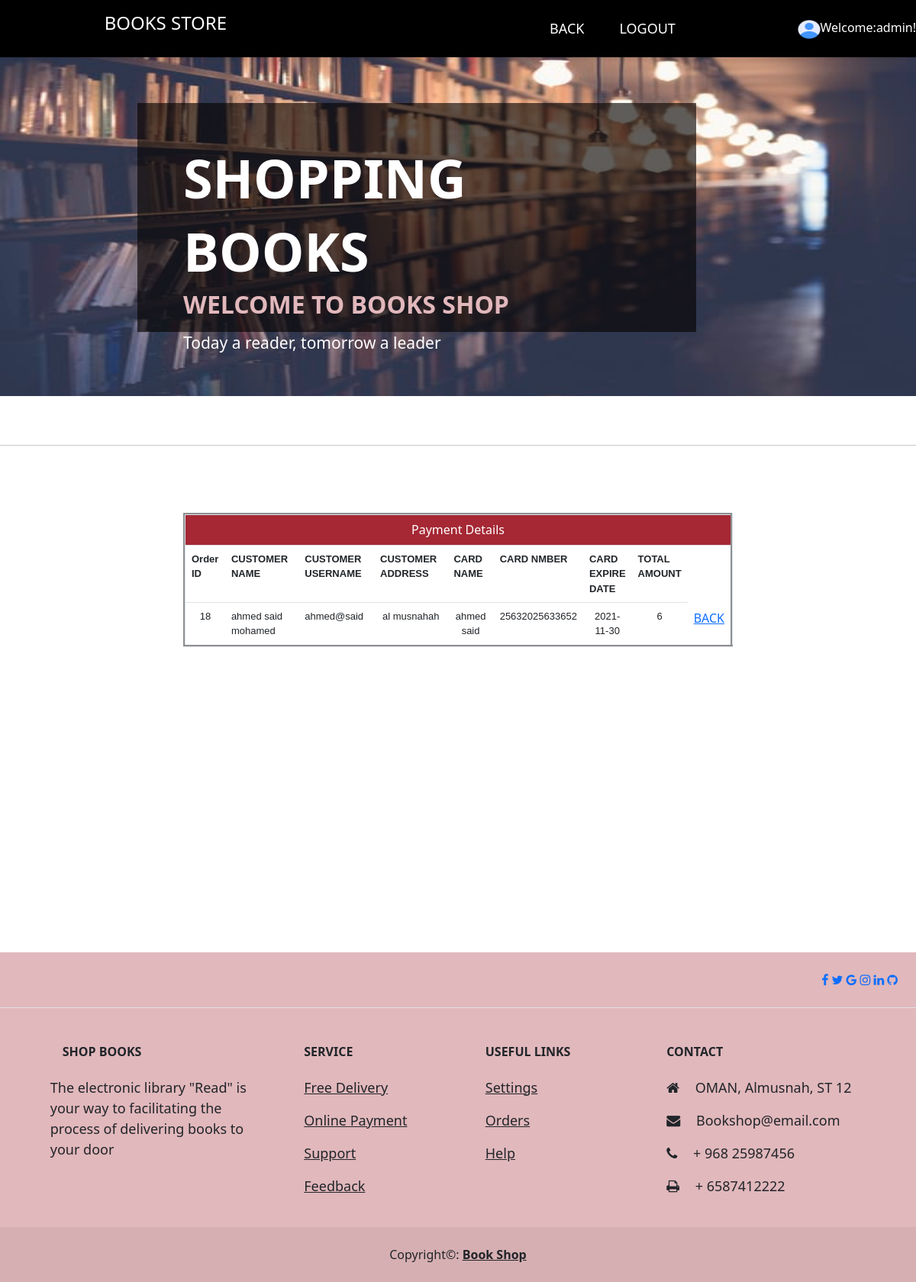
/PaymentDetails.php?cusername=ahmed@said&&orid=18 (signed in), run on the app's committed database.
### tables this page shows
CREATE TABLE IF NOT EXISTS `tbcustomer` (
  `cid` int(8) NOT NULL AUTO_INCREMENT,
  `cname` varchar(75) NOT NULL,
  `cusername` varchar(30) NOT NULL,
  `cemail` varchar(50) NOT NULL,
  `cphone` int(8) NOT NULL,
  `cgender` varchar(6) NOT NULL,
  `caddress` varchar(50) NOT NULL,
  `cseq` text NOT NULL,
  `cans` varchar(75) NOT NULL,
  `cpassword` varchar(8) NOT NULL,
  `repassword` varchar(8) NOT NULL,
  `brithdate` date NOT NULL,
  PRIMARY KEY (`cid`)
);

CREATE TABLE IF NOT EXISTS `tblbill` (
  `bill_id` int(8) NOT NULL AUTO_INCREMENT,
  `cardname` varchar(50) NOT NULL,
  `cardnum` varchar(20) NOT NULL,
  `dateexp` date NOT NULL,
  `sequritycode` int(4) NOT NULL,
  `cusername` varchar(50) NOT NULL,
  `orderid` int(8) NOT NULL,
  `totalamount` double NOT NULL,
  PRIMARY KEY (`bill_id`)
);

### PaymentDetails.php (the view, shortened to what this page needs)
<!DOCTYPE html PUBLIC "-//W3C//DTD XHTML 1.0 Transitional//EN" "http://www.w3.org/TR/xhtml1/DTD/xhtml1-transitional.dtd">
<html xmlns="http://www.w3.org/1999/xhtml">
<head>
<link rel="stylesheet" href="https://cdnjs.cloudflare.com/ajax/libs/font-awesome/4.7.0/css/font-awesome.min.css">
<link href="style.css" rel="stylesheet" type="text/css">
<link href="bootstrap-5.1.0-dist/bootstrap-icons/bootstrap-icons.css" rel="stylesheet">
  <link href="bootstrap-5.1.0-dist/glightbox/css/glightbox.min.css" rel="stylesheet">
<link href="bootstrap-5.1.0-dist/css/bootstrap.css" rel="stylesheet" type="text/css">
<link href="https://cdnjs.cloudflare.com/ajax/libs/font-awesome/4.7.0/css/font-awesome.min.css" rel="stylesheet">
</head>
<body>
 <nav class="navbar navbar-expand-lg navbar-black bg-black py-3 shadow-sm bg-transparent-black fixed-top"> <a href="#" class="navbar-brand font-weight-bold d-block d-lg-none"></a>
    <div id="navbarContent" class="collapse navbar-collapse">
        <ul class="navbar-nav mx-auto">
          <h4 class="logo" style="color: #FFFFFF">BOOKS STORE</h4>
            <li class="nav-item dropdown megamenu">
		<a id="megamneu" href="AdminHomepage.php" data-toggle="dropdown" aria-haspopup="true" aria-expanded="false" class="nav-link  font-weight-bold text-uppercase ">BACK</a></li>
		<li class="nav-item"><a href="logout.php" class="nav-link font-weight-bold text-uppercase">LOGOUT</a></li>
         </ul>
      <div><img src="image/profile-user.png" height="25px" width="30px"><span class="auto-style3"><span class="text-white">Welcome:<?php
			$username= $_SESSION['txtuser'];
	include ("connect.php");
	$qryname = "select * from  tbadmin where username='$username' ";
	$result = mysqli_query($con,$qryname);
	while($rows = mysqli_fetch_assoc($result))
	{ $namee=$rows['aname'];
}
	echo $namee. "!";
	?>
	</span><span class="auto-style1"></img></span></span></div>
</nav>
                <div class="carousel-inner" style="left: 0px; top: 0px; height: 519px">
               <div class="carousel-item active">
                  <img class="d-block w-100" src="image/download.jpg" alt="slider_img" height="543">
                  <div class="ovarlay_slide_cont" style="left: 0; top: 135px; height: 300px; width: 61%">
                     <h2>SHOPPING BOOKS</h2>
                     <h4>WELCOME TO  BOOKS SHOP</h4>
                     <p>Today a reader, tomorrow a leader</p>
                  </div>
               </div>
                </div>
                <br/>
                <br/>
                <hr><br>
     <form   method="post" id="form2"   name="form2"  onsubmit="return validate(this);"  enctype="multipart/form-data"  action="customerpage.php">
				 <span class="auto-style2">
<?php
 include('connect.php');
$orid=$_GET['orid'];
$q= "Select * from tbcustomer a,tblbill b where b.orderid='$orid' and  a.cusername=b.cusername  ";
$r=mysqli_query($con,$q);
echo "<br>";
		echo "<table  id='productSizes' class='table' border='3'  style='width:60%;' align=center  cellspacing=2>";
	echo "<tr>";
	echo "<br>";
	echo "<tr bgcolor='#A52834'> ";
		echo "<td   width=100 align=center  colspan=9><font color='#ffffff'> Payment Details</font></td>";
	echo"</tr>";
echo"<th class='col-1'><font face = arial size =2>Order ID";
echo"<th class='col-3'><font face = arial size =2>CUSTOMER NAME";
echo"<th class='col-3'><font face = arial size =2>CUSTOMER USERNAME ";
echo"<th class='col-3'><font face = arial size =2>CUSTOMER ADDRESS";
echo"<th class='col-5'><font face = arial size =2>CARD NAME";
echo"<th class='col-5'><font face = arial size =2>CARD NMBER";
echo"<th class='col-5'><font face = arial size =2>CARD EXPIRE DATE";
echo"<th class='col-5'><font face = arial size =2>TOTAL AMOUNT";
echo"<tr>";
while($row = mysqli_fetch_assoc($r)) {
$vorid=$row['orderid'];
$vcname =$row['cname'];
$vusernamerc =$row['cusername'];
$vcaddress =$row['caddress'];
$vcardname =$row['cardname'];
$vcardnum = $row['cardnum'];
$vdateexp = $row['dateexp'];
$vtotalamount = $row['totalamount'];
$vcid =$row['cid'];
echo"<tr>";
echo"<td align =center><font face = arial size =2>$vorid";
echo"<td><font face = arial size =2>$vcname ";
echo"<td><font face = arial size =2>$vusernamerc";
echo"<td align =center><font face = arial size =2>$vcaddress";
echo"<td align =center><font face = arial size =2>$vcardname";
echo"<td align =center><font face = arial size =2>$vcardnum";
echo"<td align =center><font face = arial size =2>$vdateexp";
echo"<td align =center><font face = arial size =2>$vtotalamount";
echo"<td ><a href='customerOrder.php?cusername=$vusernamerc&&cid=$vcid'>BACK</a>";
echo"</tr>";
}
echo"</table><br>";
?>
	</span>
		<br />
		<br />
		<br />
		<br />
		<br />
		<br />
   </form>
   <br />
  <br><br><br><br><br>
 <br />
 <br />
 <br />
<footer class="auto-style7">
  <section
    class="d-flex justify-content-center justify-content-lg-between p-4 border-bottom bg-"
       >
    <div>
     <a href="https://ar-ar.facebook.com"><i class="fa fa-facebook"></i></a>
       <a href="https://twitter.com/"> <i class="fa fa-twitter"></i></a>
       <a href="https://google.com/"> <i class="fa fa-google"></i></a>
       <a href="https://instagram.com/"> <i class="fa fa-instagram"></i></a>
       <a href="https://linkedin.com/"> <i class="fa fa-linkedin"></i></a>
       <a href="https://github.com/"> <i class="fa fa-github"></i></a>
    </div>
  </section>
  <section class="">
    <div class="container text-center text-md-start mt-5">
      <div class="row mt-3">
        <div class="col-md-3 col-lg-4 col-xl-3 mx-auto mb-4">
          <h6 class="text-uppercase fw-bold mb-4">
            <i class="fas fa-gem me-3"></i>SHOP BOOKS
          </h6>
          <p>The electronic library "Read" is your way to facilitating the process of delivering books to your door
          </p>
        </div>
        <div class="col-md-2 col-lg-2 col-xl-2 mx-auto mb-4">
          <h6 class="text-uppercase fw-bold mb-4">
           SERVICE
          </h6>
          <p>
            <a href="#!" class="text-reset">Free Delivery</a>
          </p>
          <p>
            <a href="#!" class="text-reset">Online Payment</a>
          </p>
          <p>
            <a href="#!" class="text-reset">Support</a>
          </p>
          <p>
            <a href="#!" class="text-reset">Feedback</a>
          </p>
        </div>
        <div class="col-md-3 col-lg-2 col-xl-2 mx-auto mb-4">
          <h6 class="text-uppercase fw-bold mb-4">
            Useful links
          </h6>
             <p>
            <a href="#!" class="text-reset">Settings</a>
          </p>
          <p>
            <a href="#!" class="text-reset">Orders</a>
          </p>
          <p>
            <a href="#!" class="text-reset">Help</a>
          </p>
        </div>
        <div class="col-md-4 col-lg-3 col-xl-3 mx-auto mb-md-0 mb-4">
          <h6 class="text-uppercase fw-bold mb-4">
            Contact
          </h6>
          <p><i class="fa fa-home me-3"></i> OMAN, Almusnah, ST 12</p>
          <p>
            <i class="fa fa-envelope me-3"></i>
            Bookshop@email.com
          </p>
          <p><i class="fa fa-phone me-3"></i> + 968 25987456</p>
          <p><i class="fa fa-print me-3"></i> + 6587412222</p>
        </div>
      </div>
    </div>
  </section>
  <div class="text-center p-4" style="background-color: rgba(0, 0, 0, 0.05);">
    Copyright©:
    <a class="text-reset fw-bold" href="https://mdbootstrap.com/">Book Shop</a>
  </div>
</footer>
     </body>
</html>

### style.css (style rules this page uses)
.logo { margin-right: 400px; font-family: 'Crimson Text', serif, font-size -2px; color: ; }
* { box-sizing: border-box; }
nav.navbar a, nav.navbar ul li a { color: #FFF !important; }
nav.navbar ul li { padding: 0 15px; position: relative; }
.navbar-nav li a { font-size: 18px; font-weight: 300; }
p { font-size: 18px; font-weight: 300; }
.ovarlay_slide_cont { background: rgba(5,3,0,0.63); position: absolute; width: 60%; margin: 0 15%; z-index: 1111111111; top: 135px; left: 0; padding: 50px 60px 70px; }
.ovarlay_slide_cont h2 { color: #fff; text-transform: uppercase; font-size: 70px; font-weight: 700; line-height: normal; margin: 0; }
.ovarlay_slide_cont h4 { color: #E1B8BC; font-size: 32px; text-transform: uppercase; font-weight: 700; margin: 0 0 15px 0; line-height: normal; }
.ovarlay_slide_cont p { color: #fff; font-weight: 300; margin: 0 0 30px 0; font-size: 21px; padding: 0 75px 0 0; line-height: 28px; }

### PaymentDetails.php (style rules this page uses)
.auto-style7 { background-color: #E1B8BC; }

### data on the page
tbcustomer: tblbill.orderid "18", cname "ahmed said mohamed", tblbill.cusername "ahmed@said", caddress "al musnahah", tblbill.cardname "ahmed said", tblbill.cardnum "25632025633652", tblbill.dateexp "2021-11-30", tblbill.totalamount "6"

### other printed values
$namee "admin"
